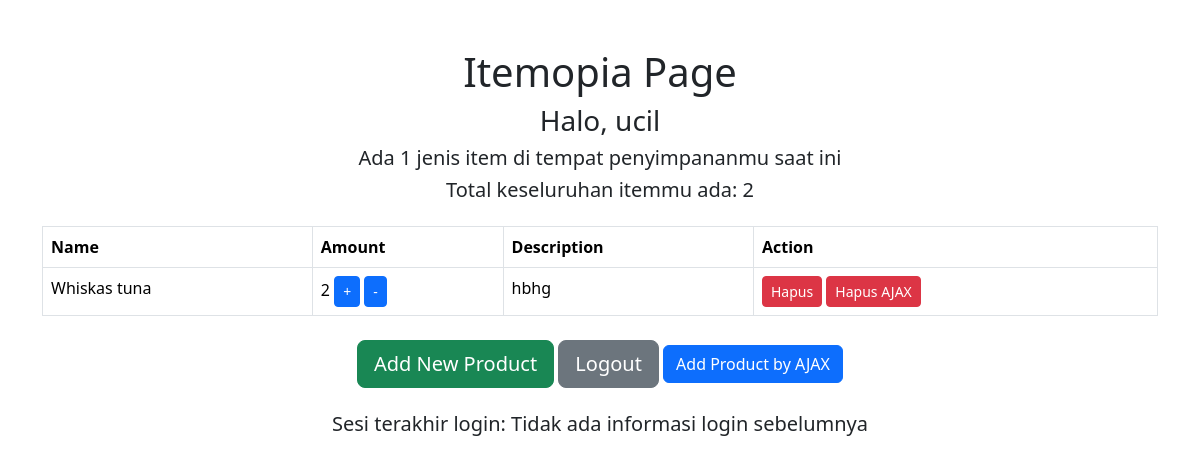
The app's page / (signed in) with its own data.
### main/models.py (models this page shows)
class Item(models.Model):
    name = models.CharField(max_length=255)
    amount = models.IntegerField()
    description = models.TextField()
    user = models.ForeignKey(User, on_delete=models.CASCADE)

### main/views.py (the view)
# urls.py: path('', show_main, name='show_main'),
@login_required(login_url='/login')
def show_main(request):
    products = Item.objects.filter(user=request.user)
    jumlah_item = sum(product.amount for product in products)
    jumlah_produk = products.count()
    last_login = request.COOKIES.get('last_login', 'Tidak ada informasi login sebelumnya')  # Menggunakan get untuk menghindari KeyError
    context = {
        'name': request.user.username,
        'products': products,
        'jumlah_produk': jumlah_produk,
        'jumlah_item': jumlah_item,
        'last_login': last_login,
    }
    return render(request, "main.html", context)

### main/templates/main.html (shortened to what this page needs)
{% extends 'base.html' %}
{% block content %}
<div class="container mt-5">
    <h1 class="text-center">Itemopia Page</h1>
    <h3 class="text-center">Halo, {{ name }}</h3>
    <div class="text-center">
        <h5>Ada <span id="jumlah_produk">{{ jumlah_produk }}</span> jenis item di tempat penyimpananmu saat ini</h5>
        <h5>Total keseluruhan itemmu ada: <span id="jumlah_item">{{ jumlah_item }}</span></h5>
    </div>
    <table class="table table-bordered mt-4">
        <thead>
            <tr>
                <th>Name</th>
                <th>Amount</th>
                <th>Description</th>
                <th>Action</th>
            </tr>
        </thead>
        <tbody>
            {% for product in products %}
            <tr>
                <td>{{ product.name }}</td>
                <td>
                    <span id="amount_{{ product.id }}">{{ product.amount }}</span>
                    <button class="btn btn-primary btn-sm btn-increment" data-product-id="{{ product.id }}" data-increment="1" data-action="{% url 'main:tambah_produk' product.id %}">+</button>
                    <button class="btn btn-primary btn-sm btn-decrement" data-product-id="{{ product.id }}" data-increment="-1" data-action="{% url 'main:kurang_produk' product.id %}">-</button>
                </td>
                <td>{{ product.description }}</td>
                <td>
                    <form method="post" action="{% url 'main:hapus_produk' product.id %}">
                        <button class="btn btn-danger btn-sm" type="submit">Hapus</button>
                        <button class="btn btn-danger btn-sm btn-hapus" data-product-id="{{ product.id }}">Hapus AJAX</button>
</td>
            </tr>
            {% endfor %}
        </tbody>
    </table>
    <div class="text-center mt-4">
        <a href="{% url 'main:create_product' %}" class="btn btn-success btn-lg">Add New Product</a>
        <a href="{% url 'main:logout' %}" class="btn btn-secondary btn-lg">Logout</a>
        <button type="button" class="btn btn-primary" data-bs-toggle="modal" data-bs-target="#exampleModal">Add Product by AJAX</button>
    </div>
    <div class="text-center mt-4">
        <h5>Sesi terakhir login: {{ last_login }}</h5>
    </div>
</div>
{% endblock content %}

### records on screen
Item: name "Whiskas tuna", amount "2", description "hbhg"

### other values on screen
{{ name }} "ucil"
{{ jumlah_produk }} "1"
{{ jumlah_item }} "2"
{{ last_login }} "Tidak ada informasi login sebelumnya"
